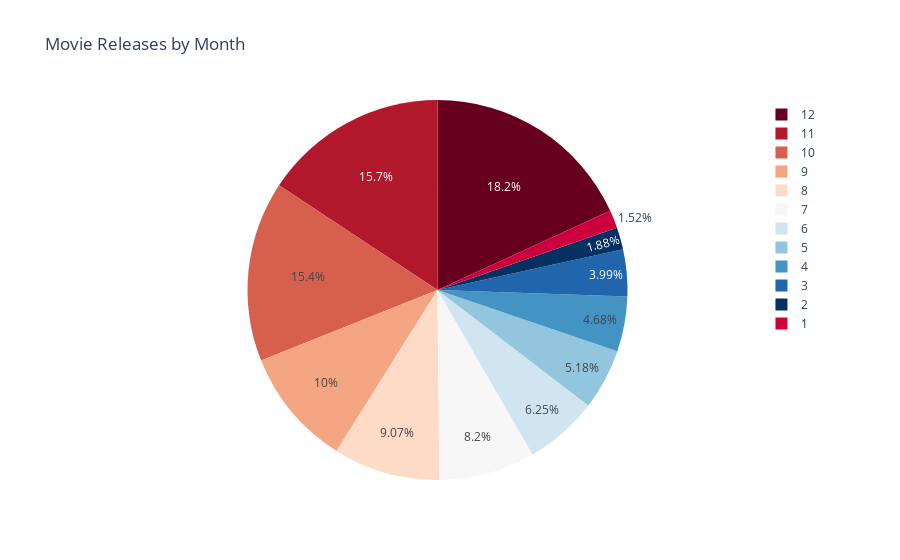

Notebook source saved alongside this figure:
### Code cell
fig = px.pie(df, values='month_added', names='month_added', color_discrete_sequence=px.colors.sequential.RdBu,
             title='Movie Releases by Month')
fig.show()

### Figure 1 — Plotly figure (JSON) as saved in the notebook; plotly's stock layout.template omitted (floating-point values rounded to 4 significant figures; data arrays with more than 128 entries replaced by an {"elided": "..."} marker saying what was removed)
{"data": [{"domain": {"x": [0, 1], "y": [0, 1]}, "hovertemplate": "month_added=%{value}<extra></extra>", "labels": {"elided": "5189 int values"}, "legendgroup": "", "name": "", "showlegend": true, "type": "pie", "values": {"elided": "5189 int values"}}], "layout": {"legend": {"tracegroupgap": 0}, "piecolorway": ["rgb(103,0,31)", "rgb(178,24,43)", "rgb(214,96,77)", "rgb(244,165,130)", "rgb(253,219,199)", "rgb(247,247,247)", "rgb(209,229,240)", "rgb(146,197,222)", "rgb(67,147,195)", "rgb(33,102,172)", "rgb(5,48,97)"], "title": {"text": "Movie Releases by Month"}}}
